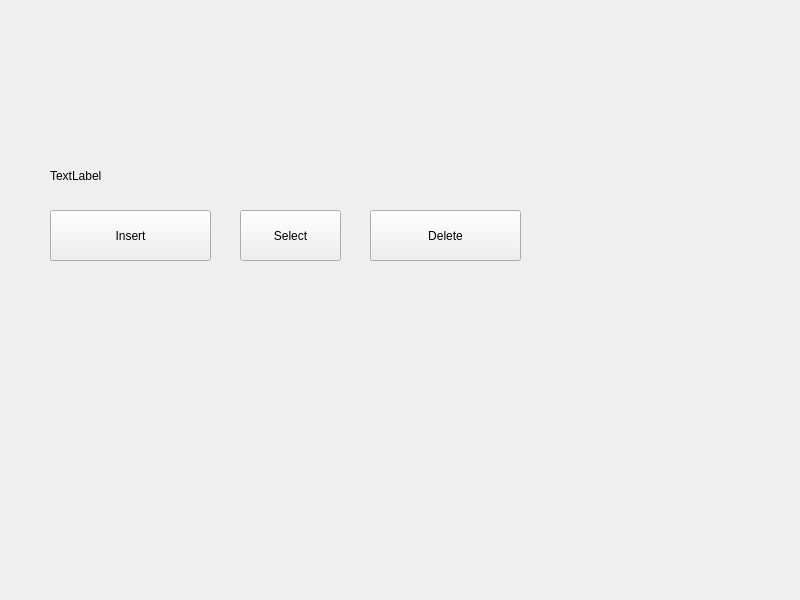
<?xml version="1.0" encoding="UTF-8"?>
<ui version="4.0">
 <class>MainWidget</class>
 <widget class="QWidget" name="MainWidget">
  <property name="geometry">
   <rect>
    <x>0</x>
    <y>0</y>
    <width>800</width>
    <height>600</height>
   </rect>
  </property>
  <property name="windowTitle">
   <string>MainWidget</string>
  </property>
  <widget class="QPushButton" name="btnInsert">
   <property name="geometry">
    <rect>
     <x>50</x>
     <y>210</y>
     <width>161</width>
     <height>51</height>
    </rect>
   </property>
   <property name="text">
    <string>Insert</string>
   </property>
  </widget>
  <widget class="QLabel" name="label">
   <property name="geometry">
    <rect>
     <x>50</x>
     <y>160</y>
     <width>91</width>
     <height>31</height>
    </rect>
   </property>
   <property name="text">
    <string>TextLabel</string>
   </property>
  </widget>
  <widget class="QPushButton" name="btnSelect">
   <property name="geometry">
    <rect>
     <x>240</x>
     <y>210</y>
     <width>101</width>
     <height>51</height>
    </rect>
   </property>
   <property name="text">
    <string>Select</string>
   </property>
  </widget>
  <widget class="QPushButton" name="btnDelete">
   <property name="geometry">
    <rect>
     <x>370</x>
     <y>210</y>
     <width>151</width>
     <height>51</height>
    </rect>
   </property>
   <property name="text">
    <string>Delete</string>
   </property>
  </widget>
 </widget>
 <resources/>
 <connections/>
</ui>
